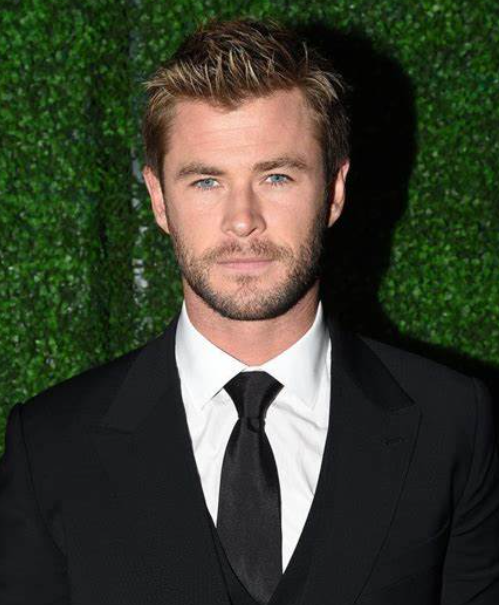
#> input picture data/real/image (1).png, 499 x 605 px; its folder holds 4 pictures in this run
$ python prepare_dateste.py   (older library calls are emulated)
#> lines starting #> are read from the running program, lines starting #| are printed output that depends on the picture; after the words box and inside, x2 and y2 are one past the last pixel; in counts of white or black regions, pixels touching at a corner belong together
### scripts/extract_features.py
import cv2
import numpy as np
from skimage.feature import local_binary_pattern, graycomatrix, graycoprops
import mahotas
import pywt

MAX_FEATURE_LENGTH = 17241336

def extract_features(image_path):
#> called with image_path = '../data/real/image (1).png'
    features = []

    # Load image in color mode
    image = cv2.imread(image_path, cv2.IMREAD_COLOR)
#> image is the input picture: shape (605, 499, 3); mean B, G, R 47.9, 63.3, 59.8

    if image is None:
        print(f"Error: Could not load image at path {image_path}")
        return features

    # Convert to grayscale
    gray_image = cv2.cvtColor(image, cv2.COLOR_BGR2GRAY)
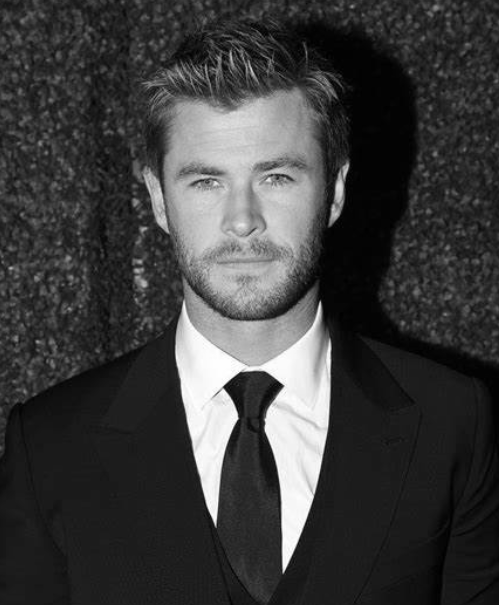
#> gray_image: shape (605, 499); min 0, max 255, mean 60.6

    # Local Binary Pattern (LBP), LBP is applied to the grayscale image.
    lbp = local_binary_pattern(gray_image, P=8, R=1, method='uniform')
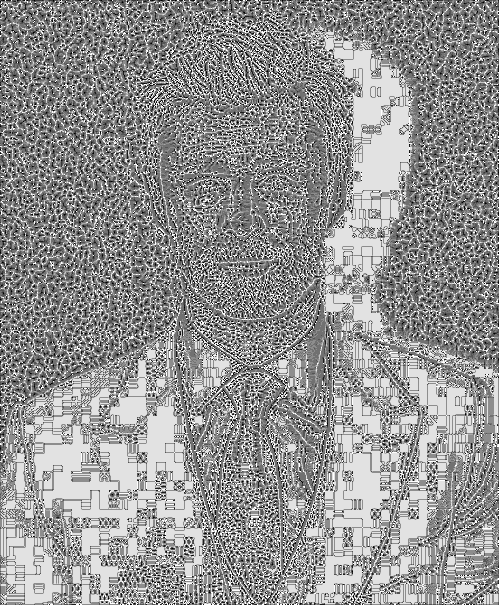
#> lbp: shape (605, 499) float64; min 0, max 9, mean 5.21; drawn with min black and max white
    lbp_hist, _ = np.histogram(lbp.ravel(), bins=np.arange(0, 11), range=(0, 10))
#> lbp_hist = [5706, 12749, 11440, 39205, 57464, 56537, 21868, 17270, 61173, 18483]
    lbp_hist = lbp_hist.astype("float")
    lbp_hist /= (lbp_hist.sum() + 1e-7)
#> lbp_hist = [0.0189, 0.0422, 0.0379, 0.13, 0.19, 0.187, 0.0724, 0.0572, 0.203, 0.0612]
    features.extend(lbp_hist)

    # Gray-Level Co-occurrence Matrix (GLCM) using Mahotas
    glcm = graycomatrix(gray_image, distances=[1], angles=[0], symmetric=True, normed=True)
    contrast = graycoprops(glcm, 'contrast')[0, 0]
#> contrast = 100.2
    dissimilarity = graycoprops(glcm, 'dissimilarity')[0, 0]
#> dissimilarity = 4.46
    homogeneity = graycoprops(glcm, 'homogeneity')[0, 0]
#> homogeneity = 0.4
    energy = graycoprops(glcm, 'energy')[0, 0]
#> energy = 0.0739
    correlation = graycoprops(glcm, 'correlation')[0, 0]
#> correlation = 0.987
    asm = graycoprops(glcm, 'ASM')[0, 0]
#> asm = 0.00546

    features.extend([contrast, dissimilarity, homogeneity, energy, correlation, asm])

    # Fourier Transform
    f_transform = np.fft.fft2(gray_image)
    f_shift = np.fft.fftshift(f_transform)
    magnitude_spectrum = 20 * np.log(np.abs(f_shift))
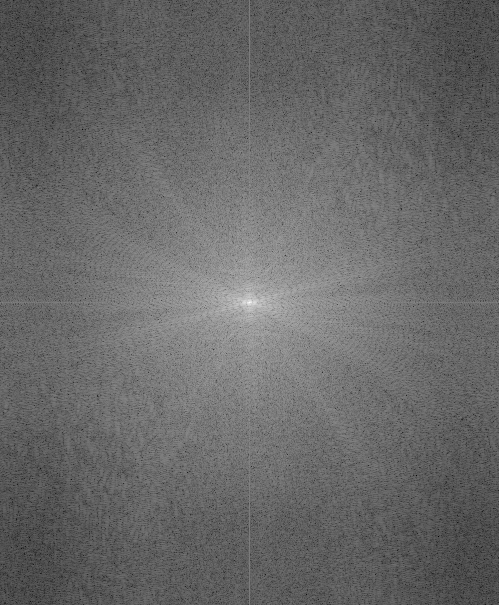
#> magnitude_spectrum: shape (605, 499) float64; min 16.57, max 334.4, mean 146.6; drawn with min black and max white
    features.extend(np.mean(magnitude_spectrum, axis=1))

    # Wavelet Transform
    coeffs2 = pywt.dwt2(gray_image, 'bior1.3')
    LL, (LH, HL, HH) = coeffs2
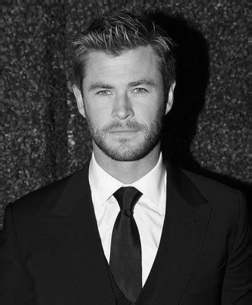
#> LL: shape (305, 252) float64; min -1.48, max 524.2, mean 120.1; drawn with min black and max white
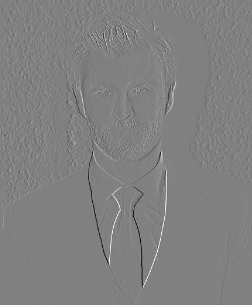
#> HL: shape (305, 252) float64; min -146.1, max 142.9, mean 0; drawn with min black and max white
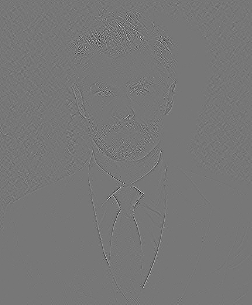
#> HH: shape (305, 252) float64; min -44, max 50, mean 0; drawn with min black and max white
    features.extend([
        np.mean(LL), np.mean(LH),
        np.mean(HL), np.mean(HH)
    ])

    # Color Histogram Analysis
    color_hist = cv2.calcHist([image], [0, 1, 2], None, [256, 256, 256], [0, 256, 0, 256, 0, 256])
    features.extend(color_hist.flatten())

    # Edge Detection
    edges = cv2.Canny(gray_image, 100, 200)
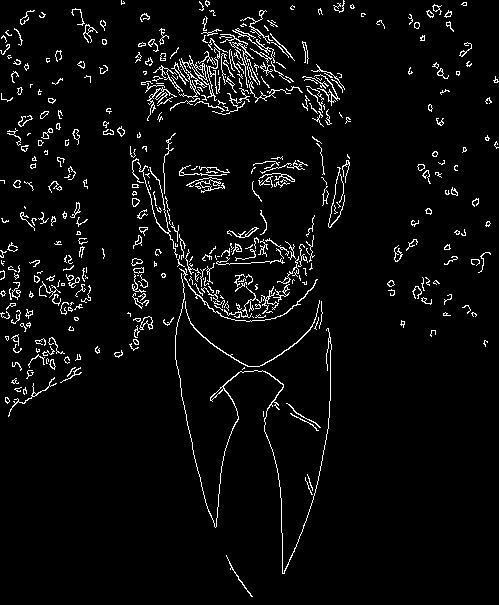
#> edges: shape (605, 499); 4.4% white in thin lines or dots
    features.extend(edges.flatten())

    if len(features) > MAX_FEATURE_LENGTH:
        features = features[:MAX_FEATURE_LENGTH]
    elif len(features) < MAX_FEATURE_LENGTH:
        features = np.pad(features, (0, MAX_FEATURE_LENGTH - len(features)), 'constant')  # Pad if shorter


    return features

### scripts/prepare_dateste.py
import os
import numpy as np
from extract_features import extract_features

def prepare_dataset(real_folder, fake_folder):
    features = []
    labels = []

    for filename in os.listdir(real_folder):
        file_path = os.path.join(real_folder, filename)
        if os.path.isfile(file_path):
            feature_vector = extract_features(file_path)
            if len(feature_vector) > 0:  # Check if feature_vector is not empty
                features.append(feature_vector)
                labels.append(0)  # Real label
#> pass 2 of the loop in prepare_dataset, `for filename in os.listdir(real_folder):`:
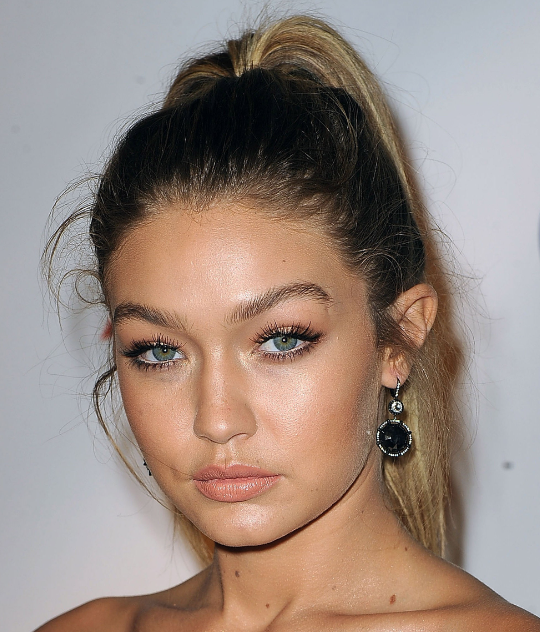
#> input picture data/real/image (2).png, 540 x 632 px
#> in extract_features, image is the input picture: shape (632, 540, 3); mean B, G, R 128.4, 137.6, 154.7
#> gray_image: shape (632, 540)
#> in extract_features (call 2), `lbp = local_binary_pattern(gray_image, P=8, R=1, method='uniform')`:
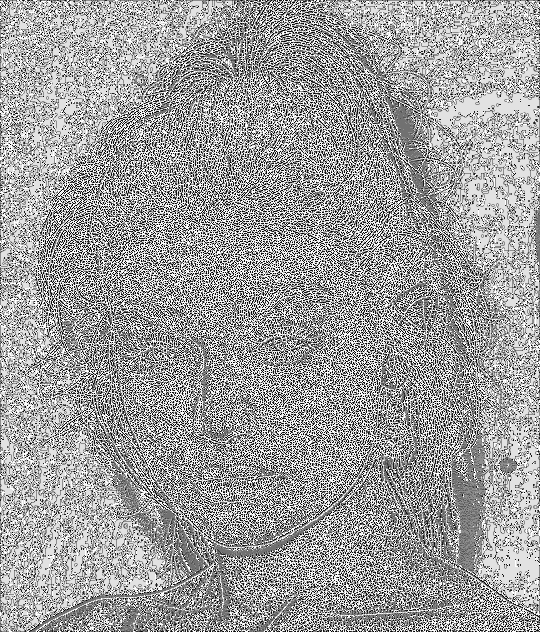
#> lbp: shape (632, 540) float64; min 0, max 9, mean 5.58; drawn with min black and max white
#> in extract_features (call 2), `lbp_hist, _ = np.histogram(lbp.ravel(), bins=np.arange(0, 11), range=(..`: lbp_hist = [27744, 29362, 11076, 22427, 24146, 35426, 18977, 37019, 75493, 59610]
#> in extract_features (call 2), `lbp_hist /= (lbp_hist.sum() + 1e-7)`: lbp_hist = [0.0813, 0.086, 0.0325, 0.0657, 0.0708, 0.104, 0.0556, 0.108, 0.221, 0.175]
#> contrast = 221.9
#> dissimilarity = 7.35
#> homogeneity = 0.354
#> energy = 0.04
#> correlation = 0.965
#> asm = 0.0016
#> magnitude_spectrum: shape (632, 540) float64
#> LL: shape (318, 272) float64
#> LH: shape (318, 272) float64
#> HL: shape (318, 272) float64
#> HH: shape (318, 272) float64
#> in extract_features (call 2), `edges = cv2.Canny(gray_image, 100, 200)`:
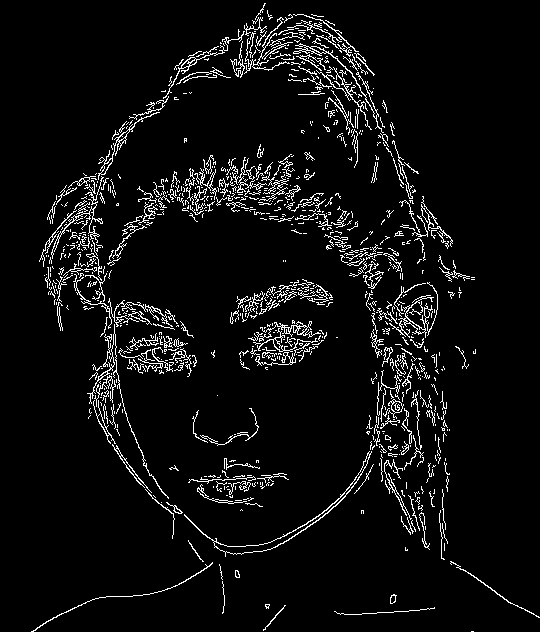
#> edges: shape (632, 540); 5.6% white in thin lines or dots
#> pass 3 of the loop in prepare_dataset, `for filename in os.listdir(real_folder):`:
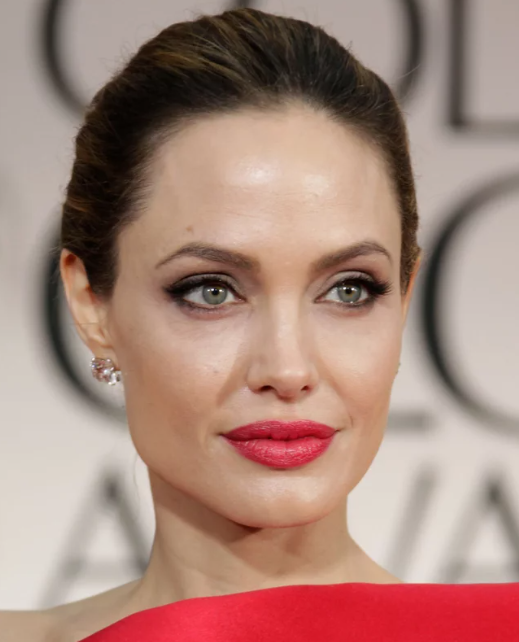
#> input picture data/real/image (3).png, 519 x 642 px
#> in extract_features, image is the input picture: shape (642, 519, 3); mean B, G, R 123.4, 134.5, 167.8
#> gray_image: shape (642, 519)
#> in extract_features (call 3), `lbp = local_binary_pattern(gray_image, P=8, R=1, method='uniform')`:
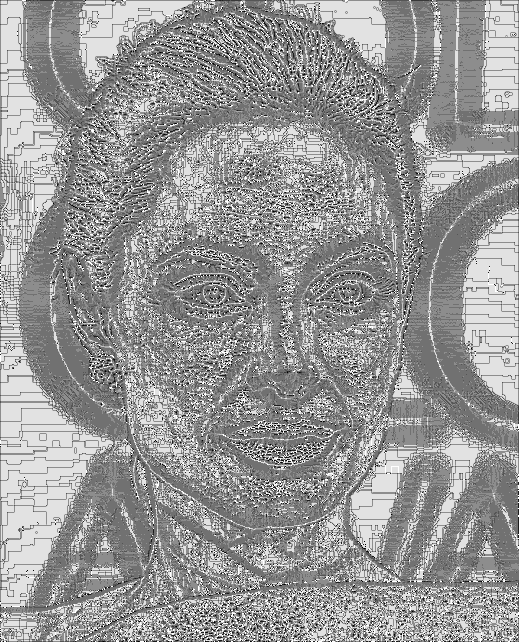
#> lbp: shape (642, 519) float64; min 0, max 9, mean 5.34; drawn with min black and max white
#> in extract_features (call 3), `lbp_hist, _ = np.histogram(lbp.ravel(), bins=np.arange(0, 11), range=(..`: lbp_hist = [2141, 7002, 4289, 32042, 81205, 89190, 18218, 16301, 71642, 11168]
#> in extract_features (call 3), `lbp_hist /= (lbp_hist.sum() + 1e-7)`: lbp_hist = [0.00643, 0.021, 0.0129, 0.0962, 0.244, 0.268, 0.0547, 0.0489, 0.215, 0.0335]
#> contrast = 17.61
#> dissimilarity = 2.11
#> homogeneity = 0.529
#> energy = 0.0423
#> correlation = 0.997
#> asm = 0.00179
#> magnitude_spectrum: shape (642, 519) float64
#> LL: shape (323, 262) float64
#> LH: shape (323, 262) float64
#> HL: shape (323, 262) float64
#> HH: shape (323, 262) float64
#> in extract_features (call 3), `edges = cv2.Canny(gray_image, 100, 200)`:
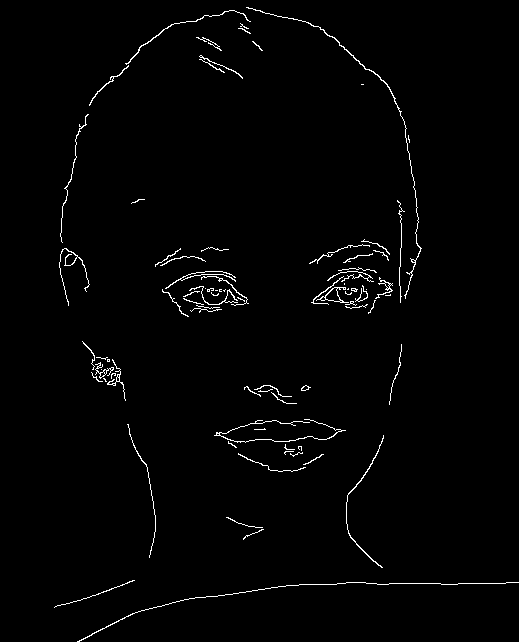
#> edges: shape (642, 519); 1.4% white in thin lines or dots, all inside (x1, y1, x2, y2) = (54, 7, 519, 642)
#> the loop made 4 passes; the first 3 are shown

#> (the run stopped early here; a loop or call above may not have finished)
